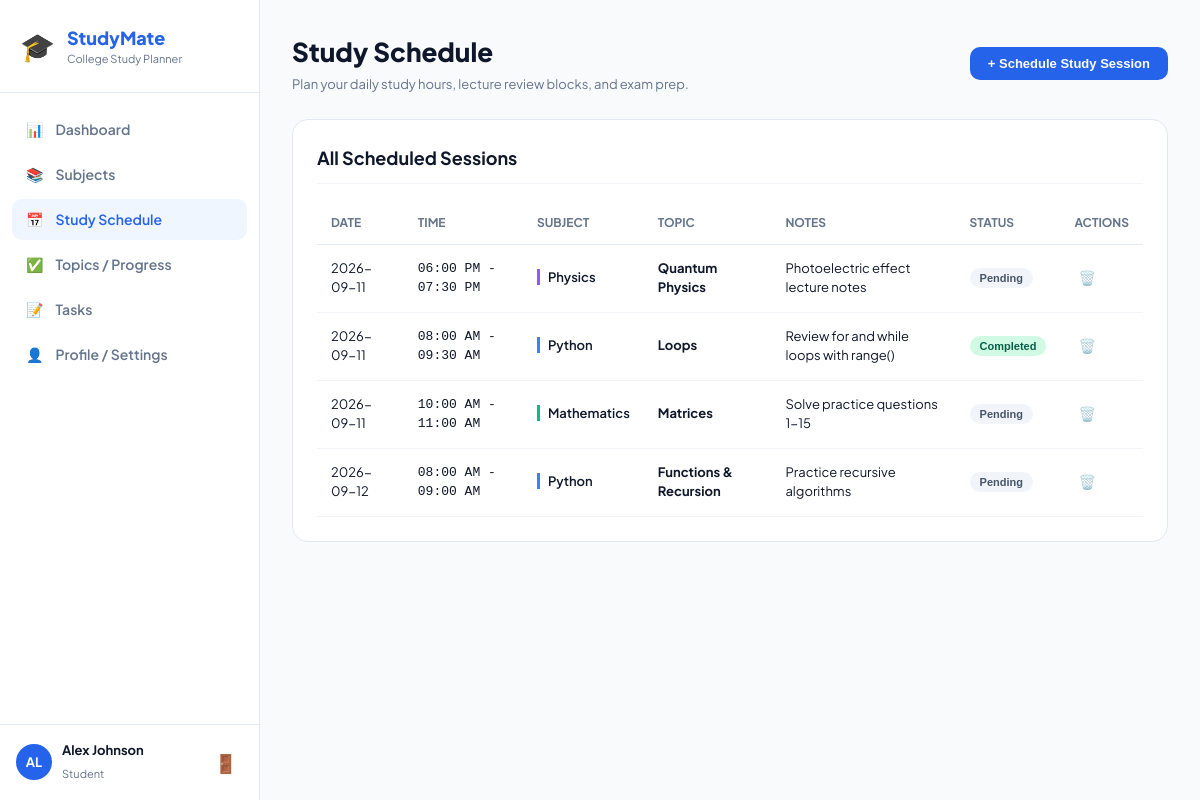
The page /schedule (signed in) on the database its author committed.
### tables this page shows
CREATE TABLE study_sessions (
    id INTEGER PRIMARY KEY AUTOINCREMENT,
    user_id INTEGER NOT NULL,
    subject_id INTEGER NOT NULL,
    topic TEXT NOT NULL,
    date TEXT NOT NULL,         -- Format: YYYY-MM-DD
    start_time TEXT NOT NULL,   -- e.g. '08:00 AM'
    end_time TEXT NOT NULL,     -- e.g. '09:30 AM'
    notes TEXT,
    status TEXT DEFAULT 'Pending', -- 'Pending' or 'Completed'
    duration_minutes INTEGER DEFAULT 60,
    FOREIGN KEY (user_id) REFERENCES users(id) ON DELETE CASCADE,
    FOREIGN KEY (subject_id) REFERENCES subjects(id) ON DELETE CASCADE
);

CREATE TABLE subjects (
    id INTEGER PRIMARY KEY AUTOINCREMENT,
    user_id INTEGER NOT NULL,
    name TEXT NOT NULL,
    teacher TEXT NOT NULL,
    description TEXT,
    total_topics INTEGER DEFAULT 5,
    color TEXT DEFAULT '#3B82F6',
    created_at TIMESTAMP DEFAULT CURRENT_TIMESTAMP,
    FOREIGN KEY (user_id) REFERENCES users(id) ON DELETE CASCADE
);

### app.py (the view, shortened to what this page needs)
@app.route("/schedule", methods=["GET", "POST"])
def schedule():
    if "user_id" not in session:
        return redirect(url_for("login"))
    user_id = session["user_id"]
    conn = get_db_connection()
    sessions_list = conn.execute(
        """
        SELECT s.*, sub.name as subject_name, sub.color as subject_color
        FROM study_sessions s
        JOIN subjects sub ON s.subject_id = sub.id
        WHERE s.user_id = ?
        ORDER BY s.date ASC, s.start_time ASC
        """,
        (user_id,)
    ).fetchall()
    subjects_list = conn.execute("SELECT * FROM subjects WHERE user_id = ?", (user_id,)).fetchall()
    conn.close()
    return render_template("schedule.html", sessions=sessions_list, subjects=subjects_list)

### app.py (called while the page is built)
def get_db_connection():
    conn = sqlite3.connect(DATABASE)
    conn.row_factory = sqlite3.Row  # Enables access by column name (e.g., row['name'])
    return conn

### templates/schedule.html (shortened to what this page needs)
{% extends "base.html" %}
{% block content %}
<div class="page-header flex-between">
  <div>
    <h1>Study Schedule</h1>
    <p class="subtitle">Plan your daily study hours, lecture review blocks, and exam prep.</p>
  </div>
  <button class="btn btn-primary" onclick="document.getElementById('add-session-modal').style.display='flex'">+ Schedule Study Session</button>
</div>
<div class="card">
  <div class="card-header">
    <h2>All Scheduled Sessions</h2>
  </div>
  {% if sessions %}
  <div class="table-responsive">
    <table class="data-table">
      <thead>
        <tr>
          <th>Date</th>
          <th>Time</th>
          <th>Subject</th>
          <th>Topic</th>
          <th>Notes</th>
          <th>Status</th>
          <th>Actions</th>
        </tr>
      </thead>
      <tbody>
        {% for s in sessions %}
        <tr>
          <td>{{ s['date'] }}</td>
          <td class="font-mono">{{ s['start_time'] }} - {{ s['end_time'] }}</td>
          <td>
            <span class="subject-tag" style="border-left: 3px solid {{ s['subject_color'] }};">
              {{ s['subject_name'] }}
            </span>
          </td>
          <td><strong>{{ s['topic'] }}</strong></td>
          <td class="text-muted">{{ s['notes'] or '-' }}</td>
          <td>
            <form action="{{ url_for('toggle_session', session_id=s['id']) }}" method="POST" style="display:inline;">
              <button type="submit" class="status-btn {{ s['status'] | lower }}">
                {{ s['status'] }}
              </button>
            </form>
          </td>
          <td>
            <form action="{{ url_for('delete_session', session_id=s['id']) }}" method="POST" style="display:inline;" onsubmit="return confirm('Delete this session?');">
              <button type="submit" class="icon-btn-delete" title="Delete">🗑️</button>
            </form>
          </td>
        </tr>
        {% endfor %}
      </tbody>
    </table>
  </div>
  {% else %}
  <div class="empty-state">
    <p>No study sessions scheduled yet. Click "+ Schedule Study Session" above to add your first study slot!</p>
  </div>
  {% endif %}
</div>
{% endblock %}

### static/css/style.css (style rules this page uses)
:root { --primary-blue: #2563eb; --primary-hover: #1d4ed8; --bg-slate: #f8fafc; --surface-white: #ffffff; --border-color: #e2e8f0; --text-dark: #0f172a; --text-muted: #64748b; --success: #10b981; --warning: #f59e0b; --danger: #ef4444; }
* { box-sizing: border-box; margin: 0; padding: 0; }
body { font-family: 'Plus Jakarta Sans', sans-serif; background-color: var(--bg-slate); color: var(--text-dark); line-height: 1.5; -webkit-font-smoothing: antialiased; }
.page-header { margin-bottom: 24px; }
.page-header h1 { font-size: 26px; font-weight: 800; }
.subtitle { font-size: 13px; color: var(--text-muted); margin-top: 4px; }
.flex-between { display: flex; align-items: center; justify-content: space-between; flex-wrap: wrap; gap: 16px; }
.btn { display: inline-flex; align-items: center; gap: 6px; padding: 9px 18px; border-radius: 10px; font-size: 13px; font-weight: 600; cursor: pointer; border: none; text-decoration: none; transition: background 0.15s ease; }
.btn-primary { background: var(--primary-blue); color: white; }
.card { background: var(--surface-white); border: 1px solid var(--border-color); border-radius: 16px; padding: 24px; margin-bottom: 24px; }
.card-header { display: flex; align-items: center; justify-content: space-between; margin-bottom: 18px; border-bottom: 1px solid #f1f5f9; padding-bottom: 12px; }
.card-header h2 { font-size: 18px; font-weight: 700; }
.data-table { width: 100%; border-collapse: collapse; text-align: left; }
.data-table th { padding: 12px 14px; font-size: 12px; font-weight: 700; color: var(--text-muted); border-bottom: 1px solid var(--border-color); text-transform: uppercase; }
.data-table td { padding: 14px; font-size: 13px; border-bottom: 1px solid #f1f5f9; }
.font-mono { font-family: monospace; }
.subject-tag { padding-left: 8px; font-weight: 600; }
.status-pill, .status-btn { display: inline-block; padding: 4px 10px; border-radius: 99px; font-size: 11px; font-weight: 700; border: none; cursor: pointer; }
.status-pill.completed, .status-btn.completed { background: #d1fae5; color: #065f46; }
.status-pill.pending, .status-btn.pending { background: #f1f5f9; color: #475569; }
.icon-btn-delete { background: none; border: none; cursor: pointer; font-size: 14px; padding: 4px; opacity: 0.6; }

### rows shown on the page
study_sessions: date "2026-09-11", start_time "06:00 PM", end_time "07:30 PM", subject_name "Physics", topic "Quantum Physics", notes "Photoelectric effect lecture notes", status "Pending"
study_sessions: date "2026-09-11", start_time "08:00 AM", end_time "09:30 AM", subject_name "Python", topic "Loops", notes "Review for and while loops with range()", status "Completed"
study_sessions: date "2026-09-11", start_time "10:00 AM", end_time "11:00 AM", subject_name "Mathematics", topic "Matrices", notes "Solve practice questions 1-15", status "Pending"
study_sessions: date "2026-09-12", start_time "08:00 AM", end_time "09:00 AM", subject_name "Python", topic "Functions & Recursion", notes "Practice recursive algorithms", status "Pending"

### other values the page prints
{{ session['user_name'][:2] | upper if session['user_name'] else 'ST' }} "AL"
{{ session['user_name'] }} "Alex Johnson"
